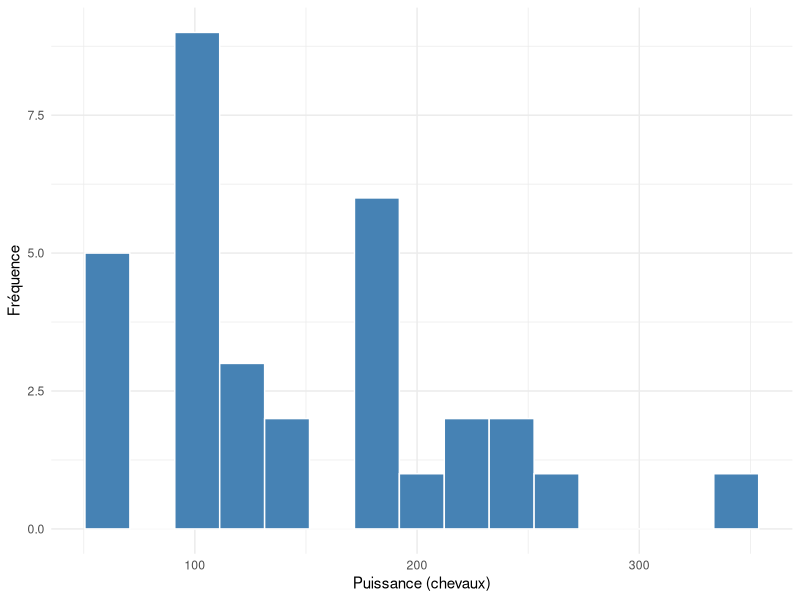

Write R code to recreate this figure.
## ---- chunk 1
library(dplyr)
library(ggplot2)
data(mtcars)
## ---- chunk 2
ggplot(mtcars, aes(hp)) +
  geom_histogram(bins = 15, fill = "steelblue", color = "white") +
  labs(x = "Puissance (chevaux)", y = "Fréquence") +
  theme_minimal()
## ---- chunk 3
set.seed(42)
resultats <- replicate(10000, mean(rnorm(100)))
